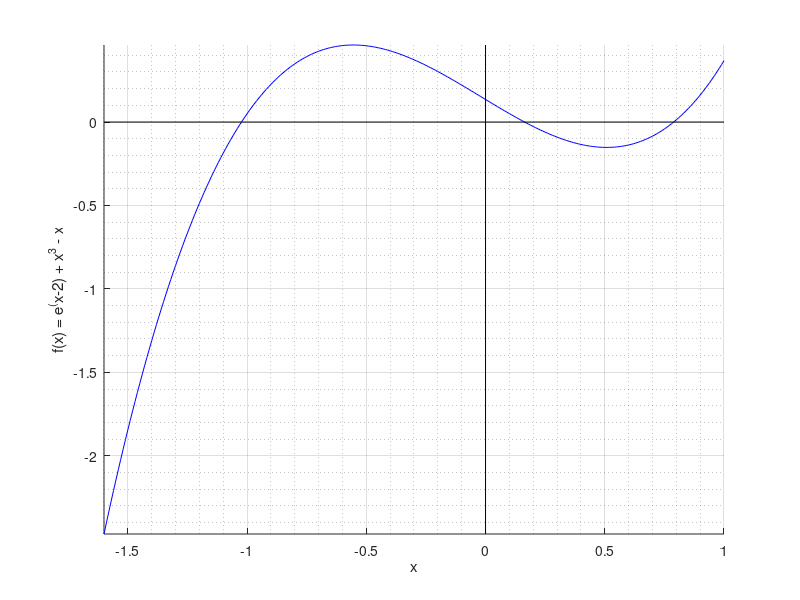

MATLAB code to generate this figure:

close all; clear all; clc

xs = -1.6 : 0.01 : 1; 
f = @(x) exp(x-2) + x .^3 - x;
fs = f(xs);

figure(1); clf; hold on
grid on; grid minor

plot(xs, fs, 'b')
plot([0 0], [min(fs) max(fs)], 'k')
plot([min(xs) max(xs)], [0 0], 'k')
axis([min(xs) max(xs) min(fs) max(fs)])

xlabel('x')
ylabel('f(x) = e^(x-2) + x^3 - x')